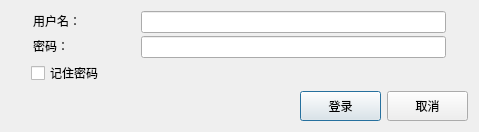
<?xml version="1.0" encoding="UTF-8"?>
<ui version="4.0">
 <class>NASLoginDialog</class>
 <widget class="QDialog" name="NASLoginDialog">
  <property name="geometry">
   <rect>
    <x>0</x>
    <y>0</y>
    <width>479</width>
    <height>132</height>
   </rect>
  </property>
  <property name="sizePolicy">
   <sizepolicy hsizetype="Fixed" vsizetype="Fixed">
    <horstretch>0</horstretch>
    <verstretch>0</verstretch>
   </sizepolicy>
  </property>
  <property name="minimumSize">
   <size>
    <width>479</width>
    <height>132</height>
   </size>
  </property>
  <property name="maximumSize">
   <size>
    <width>479</width>
    <height>132</height>
   </size>
  </property>
  <property name="windowTitle">
   <string>登录</string>
  </property>
  <layout class="QVBoxLayout" name="verticalLayout_2">
   <item>
    <layout class="QVBoxLayout" name="verticalLayout">
     <property name="sizeConstraint">
      <enum>QLayout::SizeConstraint::SetMaximumSize</enum>
     </property>
     <item>
      <layout class="QHBoxLayout" name="horizontalLayout">
       <item>
        <widget class="QLabel" name="label">
         <property name="minimumSize">
          <size>
           <width>40</width>
           <height>20</height>
          </size>
         </property>
         <property name="maximumSize">
          <size>
           <width>80</width>
           <height>20</height>
          </size>
         </property>
         <property name="text">
          <string>用户名：</string>
         </property>
        </widget>
       </item>
       <item>
        <widget class="QLineEdit" name="lineEditUserName">
         <property name="minimumSize">
          <size>
           <width>305</width>
           <height>22</height>
          </size>
         </property>
         <property name="maximumSize">
          <size>
           <width>305</width>
           <height>22</height>
          </size>
         </property>
        </widget>
       </item>
      </layout>
     </item>
     <item>
      <layout class="QHBoxLayout" name="horizontalLayout_2">
       <item>
        <widget class="QLabel" name="label_2">
         <property name="minimumSize">
          <size>
           <width>40</width>
           <height>20</height>
          </size>
         </property>
         <property name="maximumSize">
          <size>
           <width>80</width>
           <height>20</height>
          </size>
         </property>
         <property name="text">
          <string>密码：</string>
         </property>
        </widget>
       </item>
       <item>
        <widget class="QLineEdit" name="lineEditPassword">
         <property name="minimumSize">
          <size>
           <width>305</width>
           <height>22</height>
          </size>
         </property>
         <property name="maximumSize">
          <size>
           <width>305</width>
           <height>22</height>
          </size>
         </property>
         <property name="echoMode">
          <enum>QLineEdit::EchoMode::Password</enum>
         </property>
        </widget>
       </item>
      </layout>
     </item>
    </layout>
   </item>
   <item>
    <layout class="QHBoxLayout" name="horizontalLayout_5">
     <property name="leftMargin">
      <number>20</number>
     </property>
     <item>
      <widget class="QCheckBox" name="checkBox">
       <property name="text">
        <string>记住密码</string>
       </property>
      </widget>
     </item>
    </layout>
   </item>
   <item>
    <layout class="QHBoxLayout" name="horizontalLayout_4">
     <item>
      <spacer name="horizontalSpacer">
       <property name="orientation">
        <enum>Qt::Orientation::Horizontal</enum>
       </property>
       <property name="sizeHint" stdset="0">
        <size>
         <width>40</width>
         <height>20</height>
        </size>
       </property>
      </spacer>
     </item>
     <item>
      <layout class="QHBoxLayout" name="horizontalLayout_3">
       <item>
        <widget class="QPushButton" name="buttonLogin">
         <property name="minimumSize">
          <size>
           <width>81</width>
           <height>30</height>
          </size>
         </property>
         <property name="maximumSize">
          <size>
           <width>120</width>
           <height>30</height>
          </size>
         </property>
         <property name="text">
          <string>登录</string>
         </property>
        </widget>
       </item>
       <item>
        <widget class="QPushButton" name="buttonCancel">
         <property name="minimumSize">
          <size>
           <width>81</width>
           <height>30</height>
          </size>
         </property>
         <property name="maximumSize">
          <size>
           <width>120</width>
           <height>30</height>
          </size>
         </property>
         <property name="text">
          <string>取消</string>
         </property>
        </widget>
       </item>
      </layout>
     </item>
    </layout>
   </item>
  </layout>
 </widget>
 <resources/>
 <connections>
  <connection>
   <sender>buttonCancel</sender>
   <signal>clicked()</signal>
   <receiver>NASLoginDialog</receiver>
   <slot>reject()</slot>
   <hints>
    <hint type="sourcelabel">
     <x>425</x>
     <y>118</y>
    </hint>
    <hint type="destinationlabel">
     <x>416</x>
     <y>216</y>
    </hint>
   </hints>
  </connection>
 </connections>
</ui>
